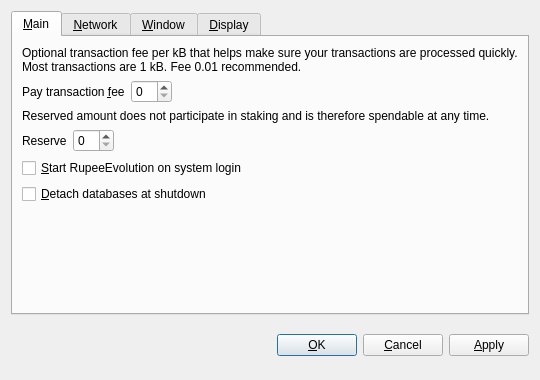
<?xml version="1.0" encoding="UTF-8"?>
<ui version="4.0">
 <class>OptionsDialog</class>
 <widget class="QDialog" name="OptionsDialog">
  <property name="geometry">
   <rect>
    <x>0</x>
    <y>0</y>
    <width>540</width>
    <height>380</height>
   </rect>
  </property>
  <property name="windowTitle">
   <string>Options</string>
  </property>
  <property name="modal">
   <bool>true</bool>
  </property>
  <layout class="QVBoxLayout" name="verticalLayout">
   <item>
    <widget class="QTabWidget" name="tabWidget">
     <property name="tabPosition">
      <enum>QTabWidget::North</enum>
     </property>
     <property name="currentIndex">
      <number>0</number>
     </property>
     <widget class="QWidget" name="tabMain">
      <attribute name="title">
       <string>&amp;Main</string>
      </attribute>
      <layout class="QVBoxLayout" name="verticalLayout_Main">
       <item>
        <widget class="QLabel" name="transactionFeeInfoLabel">
         <property name="text">
          <string>Optional transaction fee per kB that helps make sure your transactions are processed quickly. Most transactions are 1 kB. Fee 0.01 recommended.</string>
         </property>
         <property name="textFormat">
          <enum>Qt::PlainText</enum>
         </property>
         <property name="wordWrap">
          <bool>true</bool>
         </property>
        </widget>
       </item>
       <item>
        <layout class="QHBoxLayout" name="horizontalLayoutFee">
         <item>
          <widget class="QLabel" name="transactionFeeLabel">
           <property name="text">
            <string>Pay transaction &amp;fee</string>
           </property>
           <property name="textFormat">
            <enum>Qt::PlainText</enum>
           </property>
           <property name="buddy">
            <cstring>transactionFee</cstring>
           </property>
          </widget>
         </item>
         <item>
          <widget class="BitcoinAmountField" name="transactionFee"/>
         </item>
         <item>
          <spacer name="horizontalSpacerFee">
           <property name="orientation">
            <enum>Qt::Horizontal</enum>
           </property>
           <property name="sizeHint" stdset="0">
            <size>
             <width>40</width>
             <height>20</height>
            </size>
           </property>
          </spacer>
         </item>
        </layout>
       </item>
       <item>
        <widget class="QLabel" name="reserveBalanceInfoLabel">
         <property name="text">
          <string>Reserved amount does not participate in staking and is therefore spendable at any time.</string>
         </property>
         <property name="textFormat">
          <enum>Qt::PlainText</enum>
         </property>
         <property name="wordWrap">
          <bool>true</bool>
         </property>
        </widget>
       </item>
       <item>
        <layout class="QHBoxLayout" name="horizontalLayoutReserveBalance">
         <item>
          <widget class="QLabel" name="reserveBalanceLabel">
           <property name="text">
            <string>Reserve</string>
           </property>
           <property name="textFormat">
            <enum>Qt::PlainText</enum>
           </property>
           <property name="buddy">
            <cstring>reserveBalance</cstring>
           </property>
          </widget>
         </item>
         <item>
          <widget class="BitcoinAmountField" name="reserveBalance"/>
         </item>
         <item>
          <spacer name="horizontalSpacerReserveBalance">
           <property name="orientation">
            <enum>Qt::Horizontal</enum>
           </property>
           <property name="sizeHint" stdset="0">
            <size>
             <width>40</width>
             <height>20</height>
            </size>
           </property>
          </spacer>
         </item>
        </layout>
       </item>
       <item>
        <widget class="QCheckBox" name="bitcoinAtStartup">
         <property name="toolTip">
          <string>Automatically start RupeeEvolution after logging in to the system.</string>
         </property>
         <property name="text">
          <string>&amp;Start RupeeEvolution on system login</string>
         </property>
        </widget>
       </item>
       <item>
        <widget class="QCheckBox" name="detachDatabases">
         <property name="toolTip">
          <string>Detach block and address databases at shutdown. This means they can be moved to another data directory, but it slows down shutdown. The wallet is always detached.</string>
         </property>
         <property name="text">
          <string>&amp;Detach databases at shutdown</string>
         </property>
        </widget>
       </item>
       <item>
        <layout class="QHBoxLayout" name="horizontalLayout_2"/>
       </item>
       <item>
        <spacer name="verticalSpacer_Main">
         <property name="orientation">
          <enum>Qt::Vertical</enum>
         </property>
         <property name="sizeHint" stdset="0">
          <size>
           <width>20</width>
           <height>40</height>
          </size>
         </property>
        </spacer>
       </item>
      </layout>
     </widget>
     <widget class="QWidget" name="tabNetwork">
      <attribute name="title">
       <string>&amp;Network</string>
      </attribute>
      <layout class="QVBoxLayout" name="verticalLayout_Network">
       <item>
        <widget class="QCheckBox" name="mapPortUpnp">
         <property name="toolTip">
          <string>Automatically open the RupeeEvolution client port on the router. This only works when your router supports UPnP and it is enabled.</string>
         </property>
         <property name="text">
          <string>Map port using &amp;UPnP</string>
         </property>
        </widget>
       </item>
       <item>
        <widget class="QCheckBox" name="connectSocks">
         <property name="toolTip">
          <string>Connect to the RupeeEvolution network through a SOCKS proxy (e.g. when connecting through Tor).</string>
         </property>
         <property name="text">
          <string>&amp;Connect through SOCKS proxy:</string>
         </property>
        </widget>
       </item>
       <item>
        <layout class="QHBoxLayout" name="horizontalLayout_Network">
         <item>
          <widget class="QLabel" name="proxyIpLabel">
           <property name="text">
            <string>Proxy &amp;IP:</string>
           </property>
           <property name="textFormat">
            <enum>Qt::PlainText</enum>
           </property>
           <property name="buddy">
            <cstring>proxyIp</cstring>
           </property>
          </widget>
         </item>
         <item>
          <widget class="QValidatedLineEdit" name="proxyIp">
           <property name="maximumSize">
            <size>
             <width>140</width>
             <height>16777215</height>
            </size>
           </property>
           <property name="toolTip">
            <string>IP address of the proxy (e.g. 127.0.0.1)</string>
           </property>
          </widget>
         </item>
         <item>
          <widget class="QLabel" name="proxyPortLabel">
           <property name="text">
            <string>&amp;Port:</string>
           </property>
           <property name="textFormat">
            <enum>Qt::PlainText</enum>
           </property>
           <property name="buddy">
            <cstring>proxyPort</cstring>
           </property>
          </widget>
         </item>
         <item>
          <widget class="QLineEdit" name="proxyPort">
           <property name="maximumSize">
            <size>
             <width>55</width>
             <height>16777215</height>
            </size>
           </property>
           <property name="toolTip">
            <string>Port of the proxy (e.g. 9050)</string>
           </property>
          </widget>
         </item>
         <item>
          <widget class="QLabel" name="socksVersionLabel">
           <property name="text">
            <string>SOCKS &amp;Version:</string>
           </property>
           <property name="textFormat">
            <enum>Qt::PlainText</enum>
           </property>
           <property name="buddy">
            <cstring>socksVersion</cstring>
           </property>
          </widget>
         </item>
         <item>
          <widget class="QValueComboBox" name="socksVersion">
           <property name="toolTip">
            <string>SOCKS version of the proxy (e.g. 5)</string>
           </property>
          </widget>
         </item>
         <item>
          <spacer name="horizontalSpacer_Network">
           <property name="orientation">
            <enum>Qt::Horizontal</enum>
           </property>
           <property name="sizeHint" stdset="0">
            <size>
             <width>40</width>
             <height>20</height>
            </size>
           </property>
          </spacer>
         </item>
        </layout>
       </item>
       <item>
        <spacer name="verticalSpacer_Network">
         <property name="orientation">
          <enum>Qt::Vertical</enum>
         </property>
         <property name="sizeHint" stdset="0">
          <size>
           <width>20</width>
           <height>40</height>
          </size>
         </property>
        </spacer>
       </item>
      </layout>
     </widget>
     <widget class="QWidget" name="tabWindow">
      <attribute name="title">
       <string>&amp;Window</string>
      </attribute>
      <layout class="QVBoxLayout" name="verticalLayout_Window">
       <item>
        <widget class="QCheckBox" name="minimizeToTray">
         <property name="toolTip">
          <string>Show only a tray icon after minimizing the window.</string>
         </property>
         <property name="text">
          <string>&amp;Minimize to the tray instead of the taskbar</string>
         </property>
        </widget>
       </item>
       <item>
        <widget class="QCheckBox" name="minimizeOnClose">
         <property name="toolTip">
          <string>Minimize instead of exit the application when the window is closed. When this option is enabled, the application will be closed only after selecting Quit in the menu.</string>
         </property>
         <property name="text">
          <string>M&amp;inimize on close</string>
         </property>
        </widget>
       </item>
       <item>
        <spacer name="verticalSpacer_Window">
         <property name="orientation">
          <enum>Qt::Vertical</enum>
         </property>
         <property name="sizeHint" stdset="0">
          <size>
           <width>20</width>
           <height>40</height>
          </size>
         </property>
        </spacer>
       </item>
      </layout>
     </widget>
     <widget class="QWidget" name="tabDisplay">
      <attribute name="title">
       <string>&amp;Display</string>
      </attribute>
      <layout class="QVBoxLayout" name="verticalLayout_Display">
       <item>
        <layout class="QHBoxLayout" name="horizontalLayout_1_Display">
         <item>
          <widget class="QLabel" name="langLabel">
           <property name="text">
            <string>User Interface &amp;language:</string>
           </property>
           <property name="textFormat">
            <enum>Qt::PlainText</enum>
           </property>
           <property name="buddy">
            <cstring>lang</cstring>
           </property>
          </widget>
         </item>
         <item>
          <widget class="QValueComboBox" name="lang">
           <property name="toolTip">
            <string>The user interface language can be set here. This setting will take effect after restarting RupeeEvolution.</string>
           </property>
          </widget>
         </item>
        </layout>
       </item>
       <item>
        <layout class="QHBoxLayout" name="horizontalLayout_2_Display">
         <item>
          <widget class="QLabel" name="unitLabel">
           <property name="text">
            <string>&amp;Unit to show amounts in:</string>
           </property>
           <property name="textFormat">
            <enum>Qt::PlainText</enum>
           </property>
           <property name="buddy">
            <cstring>unit</cstring>
           </property>
          </widget>
         </item>
         <item>
          <widget class="QValueComboBox" name="unit">
           <property name="toolTip">
            <string>Choose the default subdivision unit to show in the interface and when sending coins.</string>
           </property>
          </widget>
         </item>
        </layout>
       </item>
       <item>
        <widget class="QCheckBox" name="displayAddresses">
         <property name="toolTip">
          <string>Whether to show RupeeEvolution addresses in the transaction list or not.</string>
         </property>
         <property name="text">
          <string>&amp;Display addresses in transaction list</string>
         </property>
        </widget>
       </item>
       <item>
        <widget class="QCheckBox" name="coinControlFeatures">
         <property name="toolTip">
          <string>Whether to show coin control features or not.</string>
         </property>
         <property name="text">
          <string>Display coin &amp;control features (experts only!)</string>
         </property>
        </widget>
       </item>
       <item>
        <spacer name="verticalSpacer_Display">
         <property name="orientation">
          <enum>Qt::Vertical</enum>
         </property>
         <property name="sizeHint" stdset="0">
          <size>
           <width>20</width>
           <height>40</height>
          </size>
         </property>
        </spacer>
       </item>
      </layout>
     </widget>
    </widget>
   </item>
   <item>
    <layout class="QHBoxLayout" name="horizontalLayout_Buttons">
     <item>
      <spacer name="horizontalSpacer_1">
       <property name="orientation">
        <enum>Qt::Horizontal</enum>
       </property>
       <property name="sizeHint" stdset="0">
        <size>
         <width>40</width>
         <height>48</height>
        </size>
       </property>
      </spacer>
     </item>
     <item>
      <widget class="QLabel" name="statusLabel">
       <property name="font">
        <font>
         <weight>75</weight>
         <bold>true</bold>
        </font>
       </property>
       <property name="text">
        <string/>
       </property>
       <property name="textFormat">
        <enum>Qt::PlainText</enum>
       </property>
       <property name="wordWrap">
        <bool>true</bool>
       </property>
      </widget>
     </item>
     <item>
      <spacer name="horizontalSpacer_2">
       <property name="orientation">
        <enum>Qt::Horizontal</enum>
       </property>
       <property name="sizeHint" stdset="0">
        <size>
         <width>40</width>
         <height>48</height>
        </size>
       </property>
      </spacer>
     </item>
     <item>
      <widget class="QPushButton" name="okButton">
       <property name="text">
        <string>&amp;OK</string>
       </property>
      </widget>
     </item>
     <item>
      <widget class="QPushButton" name="cancelButton">
       <property name="text">
        <string>&amp;Cancel</string>
       </property>
       <property name="autoDefault">
        <bool>false</bool>
       </property>
      </widget>
     </item>
     <item>
      <widget class="QPushButton" name="applyButton">
       <property name="text">
        <string>&amp;Apply</string>
       </property>
       <property name="autoDefault">
        <bool>false</bool>
       </property>
      </widget>
     </item>
    </layout>
   </item>
  </layout>
 </widget>
 <customwidgets>
  <customwidget>
   <class>BitcoinAmountField</class>
   <extends>QSpinBox</extends>
   <header>bitcoinamountfield.h</header>
  </customwidget>
  <customwidget>
   <class>QValueComboBox</class>
   <extends>QComboBox</extends>
   <header>qvaluecombobox.h</header>
  </customwidget>
  <customwidget>
   <class>QValidatedLineEdit</class>
   <extends>QLineEdit</extends>
   <header>qvalidatedlineedit.h</header>
  </customwidget>
 </customwidgets>
 <resources/>
 <connections/>
</ui>
